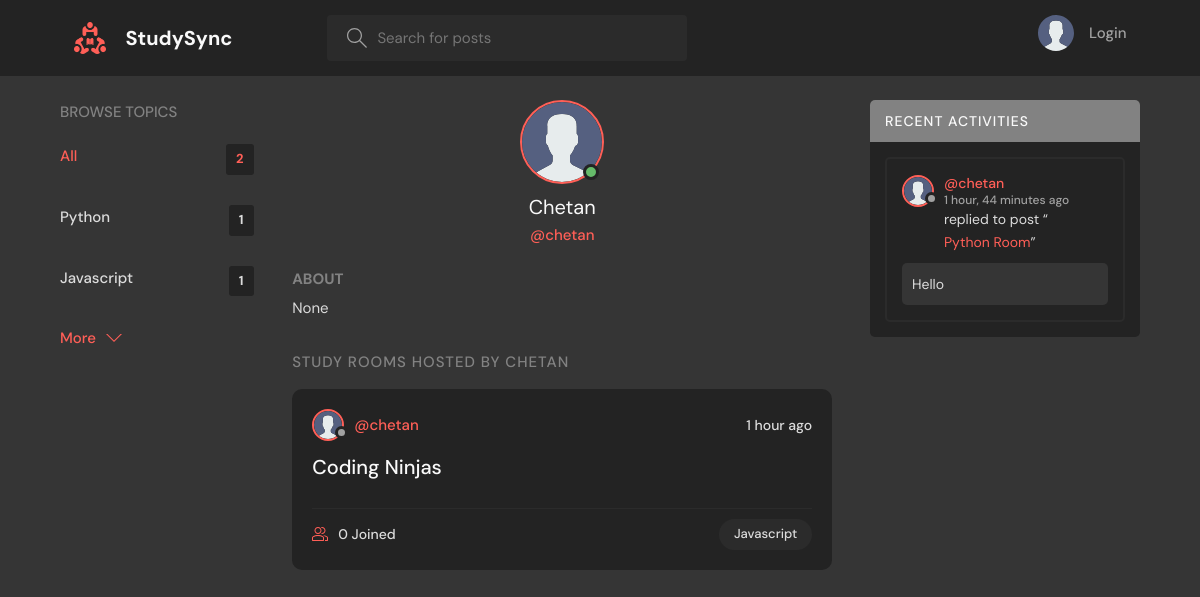
The app's page /profile/2/ with its own data.
### base/models.py (models this page shows, shortened)
class Topic(models.Model):
    name = models.CharField(max_length=200)

class User(AbstractUser):
    name = models.CharField(max_length=200, null=True)
    email = models.EmailField(unique=True, null=True)
    bio = models.TextField(null=True)
    avatar = models.ImageField(null=True, default="avatar.svg")
    USERNAME_FIELD = 'email'
    REQUIRED_FIELDS = []

class Room(models.Model):
    host = models.ForeignKey(User, on_delete=models.SET_NULL, null=True)
    topic = models.ForeignKey(Topic, on_delete=models.SET_NULL, null=True)
    name = models.CharField(max_length=200)
    description = models.TextField(null=True, blank=True)
    participants = models.ManyToManyField(
        User, related_name='participants', blank=True)
    updated = models.DateTimeField(auto_now=True)
    created = models.DateTimeField(auto_now_add=True)
    class Meta:
        ordering = ['-updated', '-created']
    def __str__(self):
        return self.name

class Message(models.Model):
    user = models.ForeignKey(User, on_delete=models.CASCADE)
    room = models.ForeignKey(Room, on_delete=models.CASCADE)
    body = models.TextField()
    updated = models.DateTimeField(auto_now=True)
    created = models.DateTimeField(auto_now_add=True)
    class Meta:
        ordering = ['-updated', '-created']

### base/views.py (the view)
# urls.py: path('profile/<str:pk>/', views.userProfile, name="user-profile"),
def userProfile(request, pk):
    user = User.objects.get(id=pk)
    rooms = user.room_set.all()
    room_messages = user.message_set.all()
    topics = Topic.objects.all()
    context = {'user': user, 'rooms': rooms,
               'room_messages': room_messages, 'topics': topics}
    return render(request, 'base/profile.html', context)

### base/templates/base/profile.html (shortened to what this page needs)
{% extends 'main.html' %}
{% block content %}
<main class="profile-page layout layout--3">
  <div class="container">
    {% include 'base/topics_component.html' %}
    <div class="roomList">
      <div class="profile">
        <div class="profile__avatar">
          <div class="avatar avatar--large active">
            <img src="{{user.avatar.url}}" />
          </div>
        </div>
        <div class="profile__info">
          <h3>{{user.name}}</h3>
          <p>@{{user.username}}</p>
        </div>
        <div class="profile__about">
          <h3>About</h3>
          <p>
            {{user.bio}}
          </p>
        </div>
      </div>
      <div class="roomList__header">
        <div>
          <h2>Study Rooms Hosted by {{user.name}}</a>
          </h2>
        </div>
      </div>
      {% include 'base/feed_component.html' %}
    </div>
    {% include 'base/activity_component.html' %}
  </div>
</main>
{% endblock content %}

### templates/main.html (shortened to what this page needs)
<!DOCTYPE html>
{% load static %}
<html lang="en">
<head>
    <link rel="stylesheet" href="{% static 'styles/style.css' %}" />
</head>
<body>
    {% include 'navbar.html' %}
    {% block content %}
    {% endblock %}
</body>
</html>

### templates/navbar.html (shortened to what this page needs)
{% load static %}
<header class="header header--loggedIn">
    <div class="container">
        <a href="{% url 'home' %}" class="header__logo">
            <img src="{% static 'images/logo.png' %}" />
            <h1>StudySync</h1>
        </a>
        <form class="header__search" method="GET" action="{% url 'home' %}">
            <label>
                <input name="q" placeholder="Search for posts" />
            </label>
        </form>
        <nav class="header__menu">
            {% if request.user.is_authenticated %}
            <div class="header__user">
                <a href="{% url 'update-user' %}">
                    <div class="avatar avatar--medium active">
                        <img src="{{request.user.avatar.url}}" />
                    </div>
                    <p>{{request.user.username}} <span>@{{request.user.username}}</span></p>
                </a>
                <button class="dropdown-button">
                    <svg version="1.1" xmlns="http://www.w3.org/2000/svg" width="32" height="32" viewBox="0 0 32 32">
                        <title>chevron-down</title>
                        <path d="M16 21l-13-13h-3l16 16 16-16h-3l-13 13z"></path>
                    </svg>
                </button>
            </div>
            {% else %}
            <a href="{% url 'login' %}">
                <img src="{% static 'images/avatar.svg' %}" />
                <p>Login</p>
            </a>
            {% endif %}
        </nav>
    </div>
</header>

### base/templates/base/topics_component.html
<div class="topics">
    <div class="topics__header">
        <h2>Browse Topics</h2>
    </div>
    <ul class="topics__list">
        <li>
            <a href="{% url 'home' %}" class="active">All <span>{{topics.count}}</span></a>
        </li>
        {% for topic in topics %}
        <li>
            <a href="{% url 'home' %}?q={{topic.name}}">{{topic.name}}<span>{{topic.room_set.all.count}}</span></a>
        </li>
        {% endfor %}
    </ul>
    <a class="btn btn--link" href="{% url 'topics' %}">
        More
        <svg version="1.1" xmlns="http://www.w3.org/2000/svg" width="32" height="32" viewBox="0 0 32 32">
            <title>chevron-down</title>
            <path d="M16 21l-13-13h-3l16 16 16-16h-3l-13 13z"></path>
        </svg>
    </a>
</div>

### base/templates/base/feed_component.html (shortened to what this page needs)
{% for room in rooms %}
<div class="roomListRoom">
    <div class="roomListRoom__header">
        <a href="{% url 'user-profile' room.host.id %}" class="roomListRoom__author">
            <div class="avatar avatar--small">
                <img src="{{room.host.avatar.url}}" />
            </div>
            <span>@{{room.host.username}}</span>
        </a>
        <div class="roomListRoom__actions">
            <span>{{room.created|timesince}} ago</span>
        </div>
    </div>
    <div class="roomListRoom__content">
        <a href="{% url 'room' room.id %}">{{room.name}}</a>
    </div>
    <div class="roomListRoom__meta">
        <a href="{% url 'room' room.id %}" class="roomListRoom__joined">
            {{room.participants.all.count}} Joined
        </a>
        <p class="roomListRoom__topic">{{room.topic.name}}</p>
    </div>
</div>
{% endfor %}

### base/templates/base/activity_component.html (shortened to what this page needs)
<div class="activities">
    <div class="activities__header">
        <h2>Recent Activities</h2>
    </div>
    {% for message in room_messages %}
    <div class="activities__box">
        <div class="activities__boxHeader roomListRoom__header">
            <a href="{% url 'user-profile' message.user.id %}" class="roomListRoom__author">
                <div class="avatar avatar--small">
                    <img src="{{message.user.avatar.url}}" />
                </div>
                <p>
                    @{{message.user.username}}
                    <span>{{message.created|timesince}} ago</span>
                </p>
            </a>
        </div>
        <div class="activities__boxContent">
            <p>replied to post “<a href="{% url 'room' message.room.id %}">{{message.room}}</a>”</p>
            <div class="activities__boxRoomContent">{{message.body}}</div>
        </div>
    </div>
    {% endfor %}
</div>

### records on screen
Topic: name "Python", room_set.all.count "1"
Topic: name "Javascript", room_set.all.count "1"
User: avatar (placeholder picture), name "Chetan", username "chetan", bio "None", name "CHETAN"
Room: host.avatar (placeholder picture), host.username "chetan", created "1 hour", name "Coding Ninjas", participants.all.count "0", topic.name "Javascript"
Message: user.avatar (placeholder picture), user.username "chetan", created "1 hour, 44 minutes", room "Python Room", body "Hello"

### other values on screen
{{ topics.count }} "2"
